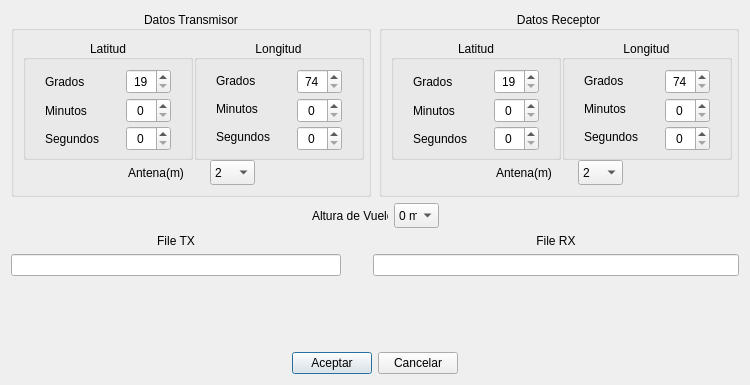
<?xml version="1.0" encoding="UTF-8"?>
<ui version="4.0">
 <class>DlgBiestaticoEntrada</class>
 <widget class="QDialog" name="DlgBiestaticoEntrada">
  <property name="geometry">
   <rect>
    <x>0</x>
    <y>0</y>
    <width>750</width>
    <height>385</height>
   </rect>
  </property>
  <property name="minimumSize">
   <size>
    <width>750</width>
    <height>0</height>
   </size>
  </property>
  <property name="maximumSize">
   <size>
    <width>750</width>
    <height>16777215</height>
   </size>
  </property>
  <property name="windowTitle">
   <string>Dialog</string>
  </property>
  <layout class="QGridLayout" name="gridLayout_5">
   <item row="0" column="0" colspan="3">
    <widget class="QGroupBox" name="groupBox">
     <property name="minimumSize">
      <size>
       <width>360</width>
       <height>186</height>
      </size>
     </property>
     <property name="maximumSize">
      <size>
       <width>350</width>
       <height>186</height>
      </size>
     </property>
     <property name="title">
      <string>Datos Transmisor</string>
     </property>
     <property name="alignment">
      <set>Qt::AlignCenter</set>
     </property>
     <property name="flat">
      <bool>true</bool>
     </property>
     <layout class="QGridLayout" name="gridLayout">
      <item row="0" column="0">
       <widget class="QGroupBox" name="groupBox_3">
        <property name="minimumSize">
         <size>
          <width>170</width>
          <height>120</height>
         </size>
        </property>
        <property name="maximumSize">
         <size>
          <width>170</width>
          <height>120</height>
         </size>
        </property>
        <property name="title">
         <string>Latitud</string>
        </property>
        <property name="alignment">
         <set>Qt::AlignCenter</set>
        </property>
        <property name="flat">
         <bool>true</bool>
        </property>
        <layout class="QGridLayout" name="gridLayout_2">
         <item row="0" column="0">
          <widget class="QLabel" name="label">
           <property name="minimumSize">
            <size>
             <width>65</width>
             <height>25</height>
            </size>
           </property>
           <property name="maximumSize">
            <size>
             <width>65</width>
             <height>25</height>
            </size>
           </property>
           <property name="text">
            <string>Grados</string>
           </property>
          </widget>
         </item>
         <item row="0" column="1">
          <widget class="QSpinBox" name="sB_GLatTX">
           <property name="minimumSize">
            <size>
             <width>45</width>
             <height>25</height>
            </size>
           </property>
           <property name="maximumSize">
            <size>
             <width>45</width>
             <height>25</height>
            </size>
           </property>
           <property name="alignment">
            <set>Qt::AlignCenter</set>
           </property>
           <property name="prefix">
            <string/>
           </property>
           <property name="minimum">
            <number>19</number>
           </property>
           <property name="maximum">
            <number>24</number>
           </property>
          </widget>
         </item>
         <item row="1" column="0">
          <widget class="QLabel" name="label_2">
           <property name="minimumSize">
            <size>
             <width>65</width>
             <height>25</height>
            </size>
           </property>
           <property name="maximumSize">
            <size>
             <width>65</width>
             <height>25</height>
            </size>
           </property>
           <property name="text">
            <string>Minutos</string>
           </property>
          </widget>
         </item>
         <item row="1" column="1">
          <widget class="QSpinBox" name="sB_MLatTX">
           <property name="minimumSize">
            <size>
             <width>45</width>
             <height>25</height>
            </size>
           </property>
           <property name="maximumSize">
            <size>
             <width>45</width>
             <height>25</height>
            </size>
           </property>
           <property name="alignment">
            <set>Qt::AlignCenter</set>
           </property>
           <property name="maximum">
            <number>59</number>
           </property>
          </widget>
         </item>
         <item row="2" column="0">
          <widget class="QLabel" name="label_3">
           <property name="minimumSize">
            <size>
             <width>65</width>
             <height>25</height>
            </size>
           </property>
           <property name="maximumSize">
            <size>
             <width>65</width>
             <height>25</height>
            </size>
           </property>
           <property name="text">
            <string>Segundos</string>
           </property>
          </widget>
         </item>
         <item row="2" column="1">
          <widget class="QSpinBox" name="sB_SLatTX">
           <property name="minimumSize">
            <size>
             <width>45</width>
             <height>25</height>
            </size>
           </property>
           <property name="maximumSize">
            <size>
             <width>45</width>
             <height>25</height>
            </size>
           </property>
           <property name="alignment">
            <set>Qt::AlignCenter</set>
           </property>
           <property name="prefix">
            <string/>
           </property>
           <property name="maximum">
            <number>59</number>
           </property>
          </widget>
         </item>
        </layout>
       </widget>
      </item>
      <item row="0" column="1">
       <widget class="QGroupBox" name="groupBox_4">
        <property name="minimumSize">
         <size>
          <width>170</width>
          <height>120</height>
         </size>
        </property>
        <property name="maximumSize">
         <size>
          <width>170</width>
          <height>120</height>
         </size>
        </property>
        <property name="title">
         <string>Longitud</string>
        </property>
        <property name="alignment">
         <set>Qt::AlignCenter</set>
        </property>
        <property name="flat">
         <bool>true</bool>
        </property>
        <layout class="QGridLayout" name="gridLayout_4">
         <item row="0" column="0">
          <widget class="QLabel" name="label_13">
           <property name="minimumSize">
            <size>
             <width>65</width>
             <height>0</height>
            </size>
           </property>
           <property name="maximumSize">
            <size>
             <width>65</width>
             <height>16777215</height>
            </size>
           </property>
           <property name="text">
            <string>Grados</string>
           </property>
          </widget>
         </item>
         <item row="0" column="1">
          <widget class="QSpinBox" name="sB_GLongTX">
           <property name="minimumSize">
            <size>
             <width>45</width>
             <height>25</height>
            </size>
           </property>
           <property name="maximumSize">
            <size>
             <width>45</width>
             <height>25</height>
            </size>
           </property>
           <property name="alignment">
            <set>Qt::AlignCenter</set>
           </property>
           <property name="prefix">
            <string/>
           </property>
           <property name="minimum">
            <number>74</number>
           </property>
           <property name="maximum">
            <number>86</number>
           </property>
          </widget>
         </item>
         <item row="1" column="0">
          <widget class="QLabel" name="label_15">
           <property name="minimumSize">
            <size>
             <width>65</width>
             <height>0</height>
            </size>
           </property>
           <property name="maximumSize">
            <size>
             <width>65</width>
             <height>16777215</height>
            </size>
           </property>
           <property name="text">
            <string>Minutos</string>
           </property>
          </widget>
         </item>
         <item row="1" column="1">
          <widget class="QSpinBox" name="sB_MLongTX">
           <property name="minimumSize">
            <size>
             <width>45</width>
             <height>25</height>
            </size>
           </property>
           <property name="maximumSize">
            <size>
             <width>45</width>
             <height>25</height>
            </size>
           </property>
           <property name="alignment">
            <set>Qt::AlignCenter</set>
           </property>
           <property name="maximum">
            <number>59</number>
           </property>
          </widget>
         </item>
         <item row="2" column="0">
          <widget class="QLabel" name="label_14">
           <property name="minimumSize">
            <size>
             <width>65</width>
             <height>0</height>
            </size>
           </property>
           <property name="maximumSize">
            <size>
             <width>65</width>
             <height>16777215</height>
            </size>
           </property>
           <property name="text">
            <string>Segundos</string>
           </property>
          </widget>
         </item>
         <item row="2" column="1">
          <widget class="QSpinBox" name="sB_SLongTX">
           <property name="minimumSize">
            <size>
             <width>45</width>
             <height>25</height>
            </size>
           </property>
           <property name="maximumSize">
            <size>
             <width>45</width>
             <height>25</height>
            </size>
           </property>
           <property name="alignment">
            <set>Qt::AlignCenter</set>
           </property>
           <property name="prefix">
            <string/>
           </property>
           <property name="maximum">
            <number>59</number>
           </property>
          </widget>
         </item>
        </layout>
       </widget>
      </item>
      <item row="1" column="0" colspan="2">
       <layout class="QHBoxLayout" name="horizontalLayout_3">
        <item>
         <spacer name="horizontalSpacer">
          <property name="orientation">
           <enum>Qt::Horizontal</enum>
          </property>
          <property name="sizeHint" stdset="0">
           <size>
            <width>40</width>
            <height>20</height>
           </size>
          </property>
         </spacer>
        </item>
        <item>
         <widget class="QLabel" name="label_7">
          <property name="minimumSize">
           <size>
            <width>76</width>
            <height>25</height>
           </size>
          </property>
          <property name="maximumSize">
           <size>
            <width>76</width>
            <height>25</height>
           </size>
          </property>
          <property name="text">
           <string>Antena(m)</string>
          </property>
         </widget>
        </item>
        <item>
         <widget class="QComboBox" name="cB_AntenaTX">
          <property name="minimumSize">
           <size>
            <width>45</width>
            <height>25</height>
           </size>
          </property>
          <property name="maximumSize">
           <size>
            <width>45</width>
            <height>25</height>
           </size>
          </property>
          <item>
           <property name="text">
            <string>2</string>
           </property>
          </item>
          <item>
           <property name="text">
            <string>4</string>
           </property>
          </item>
          <item>
           <property name="text">
            <string>6</string>
           </property>
          </item>
          <item>
           <property name="text">
            <string>8</string>
           </property>
          </item>
          <item>
           <property name="text">
            <string>10</string>
           </property>
          </item>
          <item>
           <property name="text">
            <string>16</string>
           </property>
          </item>
          <item>
           <property name="text">
            <string>20</string>
           </property>
          </item>
          <item>
           <property name="text">
            <string>25</string>
           </property>
          </item>
         </widget>
        </item>
        <item>
         <spacer name="horizontalSpacer_2">
          <property name="orientation">
           <enum>Qt::Horizontal</enum>
          </property>
          <property name="sizeHint" stdset="0">
           <size>
            <width>40</width>
            <height>20</height>
           </size>
          </property>
         </spacer>
        </item>
       </layout>
      </item>
     </layout>
    </widget>
   </item>
   <item row="0" column="3">
    <widget class="QGroupBox" name="groupBox_2">
     <property name="minimumSize">
      <size>
       <width>360</width>
       <height>186</height>
      </size>
     </property>
     <property name="maximumSize">
      <size>
       <width>350</width>
       <height>186</height>
      </size>
     </property>
     <property name="title">
      <string>Datos Receptor</string>
     </property>
     <property name="alignment">
      <set>Qt::AlignCenter</set>
     </property>
     <property name="flat">
      <bool>true</bool>
     </property>
     <layout class="QGridLayout" name="gridLayout_3">
      <item row="0" column="0">
       <widget class="QGroupBox" name="groupBox_5">
        <property name="minimumSize">
         <size>
          <width>170</width>
          <height>120</height>
         </size>
        </property>
        <property name="maximumSize">
         <size>
          <width>170</width>
          <height>120</height>
         </size>
        </property>
        <property name="title">
         <string>Latitud</string>
        </property>
        <property name="alignment">
         <set>Qt::AlignCenter</set>
        </property>
        <property name="flat">
         <bool>true</bool>
        </property>
        <layout class="QGridLayout" name="gridLayout_6">
         <item row="0" column="0">
          <widget class="QLabel" name="label_4">
           <property name="minimumSize">
            <size>
             <width>65</width>
             <height>25</height>
            </size>
           </property>
           <property name="maximumSize">
            <size>
             <width>65</width>
             <height>25</height>
            </size>
           </property>
           <property name="text">
            <string>Grados</string>
           </property>
          </widget>
         </item>
         <item row="0" column="1">
          <widget class="QSpinBox" name="sB_GLatRX">
           <property name="minimumSize">
            <size>
             <width>45</width>
             <height>25</height>
            </size>
           </property>
           <property name="maximumSize">
            <size>
             <width>45</width>
             <height>25</height>
            </size>
           </property>
           <property name="alignment">
            <set>Qt::AlignCenter</set>
           </property>
           <property name="prefix">
            <string/>
           </property>
           <property name="minimum">
            <number>19</number>
           </property>
           <property name="maximum">
            <number>24</number>
           </property>
          </widget>
         </item>
         <item row="1" column="0">
          <widget class="QLabel" name="label_5">
           <property name="minimumSize">
            <size>
             <width>65</width>
             <height>25</height>
            </size>
           </property>
           <property name="maximumSize">
            <size>
             <width>65</width>
             <height>25</height>
            </size>
           </property>
           <property name="text">
            <string>Minutos</string>
           </property>
          </widget>
         </item>
         <item row="1" column="1">
          <widget class="QSpinBox" name="sB_MLatRX">
           <property name="minimumSize">
            <size>
             <width>45</width>
             <height>25</height>
            </size>
           </property>
           <property name="maximumSize">
            <size>
             <width>45</width>
             <height>25</height>
            </size>
           </property>
           <property name="alignment">
            <set>Qt::AlignCenter</set>
           </property>
           <property name="maximum">
            <number>59</number>
           </property>
          </widget>
         </item>
         <item row="2" column="0">
          <widget class="QLabel" name="label_6">
           <property name="minimumSize">
            <size>
             <width>65</width>
             <height>25</height>
            </size>
           </property>
           <property name="maximumSize">
            <size>
             <width>65</width>
             <height>25</height>
            </size>
           </property>
           <property name="text">
            <string>Segundos</string>
           </property>
          </widget>
         </item>
         <item row="2" column="1">
          <widget class="QSpinBox" name="sB_SLatRX">
           <property name="minimumSize">
            <size>
             <width>45</width>
             <height>25</height>
            </size>
           </property>
           <property name="maximumSize">
            <size>
             <width>45</width>
             <height>25</height>
            </size>
           </property>
           <property name="alignment">
            <set>Qt::AlignCenter</set>
           </property>
           <property name="prefix">
            <string/>
           </property>
           <property name="maximum">
            <number>59</number>
           </property>
          </widget>
         </item>
        </layout>
       </widget>
      </item>
      <item row="0" column="1">
       <widget class="QGroupBox" name="groupBox_6">
        <property name="minimumSize">
         <size>
          <width>170</width>
          <height>120</height>
         </size>
        </property>
        <property name="maximumSize">
         <size>
          <width>170</width>
          <height>120</height>
         </size>
        </property>
        <property name="title">
         <string>Longitud</string>
        </property>
        <property name="alignment">
         <set>Qt::AlignCenter</set>
        </property>
        <property name="flat">
         <bool>true</bool>
        </property>
        <layout class="QGridLayout" name="gridLayout_7">
         <item row="0" column="0">
          <widget class="QLabel" name="label_16">
           <property name="minimumSize">
            <size>
             <width>65</width>
             <height>0</height>
            </size>
           </property>
           <property name="maximumSize">
            <size>
             <width>65</width>
             <height>16777215</height>
            </size>
           </property>
           <property name="text">
            <string>Grados</string>
           </property>
          </widget>
         </item>
         <item row="0" column="1">
          <widget class="QSpinBox" name="sB_GLongRX">
           <property name="minimumSize">
            <size>
             <width>45</width>
             <height>25</height>
            </size>
           </property>
           <property name="maximumSize">
            <size>
             <width>45</width>
             <height>25</height>
            </size>
           </property>
           <property name="alignment">
            <set>Qt::AlignCenter</set>
           </property>
           <property name="prefix">
            <string/>
           </property>
           <property name="minimum">
            <number>74</number>
           </property>
           <property name="maximum">
            <number>86</number>
           </property>
          </widget>
         </item>
         <item row="1" column="0">
          <widget class="QLabel" name="label_17">
           <property name="minimumSize">
            <size>
             <width>65</width>
             <height>0</height>
            </size>
           </property>
           <property name="maximumSize">
            <size>
             <width>65</width>
             <height>16777215</height>
            </size>
           </property>
           <property name="text">
            <string>Minutos</string>
           </property>
          </widget>
         </item>
         <item row="1" column="1">
          <widget class="QSpinBox" name="sB_MLongRX">
           <property name="minimumSize">
            <size>
             <width>45</width>
             <height>25</height>
            </size>
           </property>
           <property name="maximumSize">
            <size>
             <width>45</width>
             <height>25</height>
            </size>
           </property>
           <property name="alignment">
            <set>Qt::AlignCenter</set>
           </property>
           <property name="maximum">
            <number>59</number>
           </property>
          </widget>
         </item>
         <item row="2" column="0">
          <widget class="QLabel" name="label_18">
           <property name="minimumSize">
            <size>
             <width>65</width>
             <height>0</height>
            </size>
           </property>
           <property name="maximumSize">
            <size>
             <width>65</width>
             <height>16777215</height>
            </size>
           </property>
           <property name="text">
            <string>Segundos</string>
           </property>
          </widget>
         </item>
         <item row="2" column="1">
          <widget class="QSpinBox" name="sB_SLongRX">
           <property name="minimumSize">
            <size>
             <width>45</width>
             <height>25</height>
            </size>
           </property>
           <property name="maximumSize">
            <size>
             <width>45</width>
             <height>25</height>
            </size>
           </property>
           <property name="alignment">
            <set>Qt::AlignCenter</set>
           </property>
           <property name="prefix">
            <string/>
           </property>
           <property name="maximum">
            <number>59</number>
           </property>
          </widget>
         </item>
        </layout>
       </widget>
      </item>
      <item row="1" column="0" colspan="2">
       <layout class="QHBoxLayout" name="horizontalLayout_4">
        <item>
         <spacer name="horizontalSpacer_5">
          <property name="orientation">
           <enum>Qt::Horizontal</enum>
          </property>
          <property name="sizeHint" stdset="0">
           <size>
            <width>58</width>
            <height>20</height>
           </size>
          </property>
         </spacer>
        </item>
        <item>
         <widget class="QLabel" name="label_8">
          <property name="minimumSize">
           <size>
            <width>76</width>
            <height>25</height>
           </size>
          </property>
          <property name="maximumSize">
           <size>
            <width>76</width>
            <height>25</height>
           </size>
          </property>
          <property name="text">
           <string>Antena(m)</string>
          </property>
         </widget>
        </item>
        <item>
         <widget class="QComboBox" name="cB_AntenaRX">
          <property name="minimumSize">
           <size>
            <width>45</width>
            <height>25</height>
           </size>
          </property>
          <property name="maximumSize">
           <size>
            <width>45</width>
            <height>25</height>
           </size>
          </property>
          <item>
           <property name="text">
            <string>2</string>
           </property>
          </item>
          <item>
           <property name="text">
            <string>4</string>
           </property>
          </item>
          <item>
           <property name="text">
            <string>6</string>
           </property>
          </item>
          <item>
           <property name="text">
            <string>8 </string>
           </property>
          </item>
          <item>
           <property name="text">
            <string>10</string>
           </property>
          </item>
          <item>
           <property name="text">
            <string>16</string>
           </property>
          </item>
          <item>
           <property name="text">
            <string>20</string>
           </property>
          </item>
          <item>
           <property name="text">
            <string>25</string>
           </property>
          </item>
         </widget>
        </item>
        <item>
         <spacer name="horizontalSpacer_6">
          <property name="orientation">
           <enum>Qt::Horizontal</enum>
          </property>
          <property name="sizeHint" stdset="0">
           <size>
            <width>57</width>
            <height>20</height>
           </size>
          </property>
         </spacer>
        </item>
       </layout>
      </item>
     </layout>
    </widget>
   </item>
   <item row="2" column="0">
    <layout class="QVBoxLayout" name="verticalLayout_2">
     <item>
      <widget class="QLabel" name="label_9">
       <property name="text">
        <string>File TX</string>
       </property>
       <property name="alignment">
        <set>Qt::AlignCenter</set>
       </property>
      </widget>
     </item>
     <item>
      <widget class="QLineEdit" name="lE_FileTX">
       <property name="cursorPosition">
        <number>0</number>
       </property>
       <property name="alignment">
        <set>Qt::AlignCenter</set>
       </property>
       <property name="readOnly">
        <bool>true</bool>
       </property>
      </widget>
     </item>
    </layout>
   </item>
   <item row="2" column="2" colspan="2">
    <layout class="QVBoxLayout" name="verticalLayout">
     <item>
      <widget class="QLabel" name="label_10">
       <property name="text">
        <string>File RX</string>
       </property>
       <property name="alignment">
        <set>Qt::AlignCenter</set>
       </property>
      </widget>
     </item>
     <item>
      <widget class="QLineEdit" name="lE_FileRX">
       <property name="text">
        <string/>
       </property>
       <property name="alignment">
        <set>Qt::AlignCenter</set>
       </property>
       <property name="readOnly">
        <bool>true</bool>
       </property>
      </widget>
     </item>
    </layout>
   </item>
   <item row="3" column="1">
    <spacer name="verticalSpacer">
     <property name="orientation">
      <enum>Qt::Vertical</enum>
     </property>
     <property name="sizeHint" stdset="0">
      <size>
       <width>20</width>
       <height>40</height>
      </size>
     </property>
    </spacer>
   </item>
   <item row="1" column="0" colspan="4">
    <layout class="QHBoxLayout" name="horizontalLayout_2">
     <item>
      <spacer name="horizontalSpacer_3">
       <property name="orientation">
        <enum>Qt::Horizontal</enum>
       </property>
       <property name="sizeHint" stdset="0">
        <size>
         <width>58</width>
         <height>20</height>
        </size>
       </property>
      </spacer>
     </item>
     <item>
      <widget class="QLabel" name="label_11">
       <property name="minimumSize">
        <size>
         <width>76</width>
         <height>25</height>
        </size>
       </property>
       <property name="maximumSize">
        <size>
         <width>76</width>
         <height>25</height>
        </size>
       </property>
       <property name="text">
        <string>Altura de Vuelo </string>
       </property>
      </widget>
     </item>
     <item>
      <widget class="QComboBox" name="cB_AltVuelo">
       <property name="minimumSize">
        <size>
         <width>45</width>
         <height>25</height>
        </size>
       </property>
       <property name="maximumSize">
        <size>
         <width>45</width>
         <height>25</height>
        </size>
       </property>
       <property name="currentText">
        <string>0 m</string>
       </property>
       <item>
        <property name="text">
         <string>0 m</string>
        </property>
       </item>
       <item>
        <property name="text">
         <string>25 m</string>
        </property>
       </item>
       <item>
        <property name="text">
         <string>50 m</string>
        </property>
       </item>
       <item>
        <property name="text">
         <string>100 m</string>
        </property>
       </item>
       <item>
        <property name="text">
         <string>200 m</string>
        </property>
       </item>
       <item>
        <property name="text">
         <string>300 m</string>
        </property>
       </item>
       <item>
        <property name="text">
         <string>400 m</string>
        </property>
       </item>
       <item>
        <property name="text">
         <string>500 m</string>
        </property>
       </item>
       <item>
        <property name="text">
         <string>1000 m</string>
        </property>
       </item>
       <item>
        <property name="text">
         <string>2000 m</string>
        </property>
       </item>
       <item>
        <property name="text">
         <string>4000 m</string>
        </property>
       </item>
       <item>
        <property name="text">
         <string>6000 m</string>
        </property>
       </item>
       <item>
        <property name="text">
         <string>10000 m</string>
        </property>
       </item>
       <item>
        <property name="text">
         <string>17000 m</string>
        </property>
       </item>
       <item>
        <property name="text">
         <string>30000 m</string>
        </property>
       </item>
      </widget>
     </item>
     <item>
      <spacer name="horizontalSpacer_4">
       <property name="orientation">
        <enum>Qt::Horizontal</enum>
       </property>
       <property name="sizeHint" stdset="0">
        <size>
         <width>38</width>
         <height>20</height>
        </size>
       </property>
      </spacer>
     </item>
    </layout>
   </item>
   <item row="4" column="0" colspan="4">
    <layout class="QHBoxLayout" name="horizontalLayout">
     <item>
      <spacer name="horizontalSpacer_7">
       <property name="orientation">
        <enum>Qt::Horizontal</enum>
       </property>
       <property name="sizeHint" stdset="0">
        <size>
         <width>40</width>
         <height>20</height>
        </size>
       </property>
      </spacer>
     </item>
     <item>
      <widget class="QPushButton" name="pB_Aceptar">
       <property name="text">
        <string>Aceptar</string>
       </property>
      </widget>
     </item>
     <item>
      <widget class="QPushButton" name="pB_Cancelar">
       <property name="text">
        <string>Cancelar</string>
       </property>
      </widget>
     </item>
     <item>
      <spacer name="horizontalSpacer_8">
       <property name="orientation">
        <enum>Qt::Horizontal</enum>
       </property>
       <property name="sizeHint" stdset="0">
        <size>
         <width>40</width>
         <height>20</height>
        </size>
       </property>
      </spacer>
     </item>
    </layout>
   </item>
  </layout>
  <zorder>groupBox</zorder>
  <zorder>groupBox_2</zorder>
  <zorder></zorder>
  <zorder></zorder>
  <zorder>verticalSpacer</zorder>
 </widget>
 <tabstops>
  <tabstop>pB_Aceptar</tabstop>
  <tabstop>pB_Cancelar</tabstop>
  <tabstop>lE_FileTX</tabstop>
  <tabstop>lE_FileRX</tabstop>
  <tabstop>sB_GLatTX</tabstop>
  <tabstop>sB_MLatTX</tabstop>
  <tabstop>sB_SLatTX</tabstop>
  <tabstop>sB_GLongTX</tabstop>
  <tabstop>sB_MLongTX</tabstop>
  <tabstop>sB_SLongTX</tabstop>
  <tabstop>sB_GLatRX</tabstop>
  <tabstop>sB_MLatRX</tabstop>
  <tabstop>sB_SLatRX</tabstop>
  <tabstop>sB_GLongRX</tabstop>
  <tabstop>sB_MLongRX</tabstop>
  <tabstop>sB_SLongRX</tabstop>
  <tabstop>cB_AntenaTX</tabstop>
  <tabstop>cB_AntenaRX</tabstop>
  <tabstop>cB_AltVuelo</tabstop>
 </tabstops>
 <resources/>
 <connections/>
</ui>
